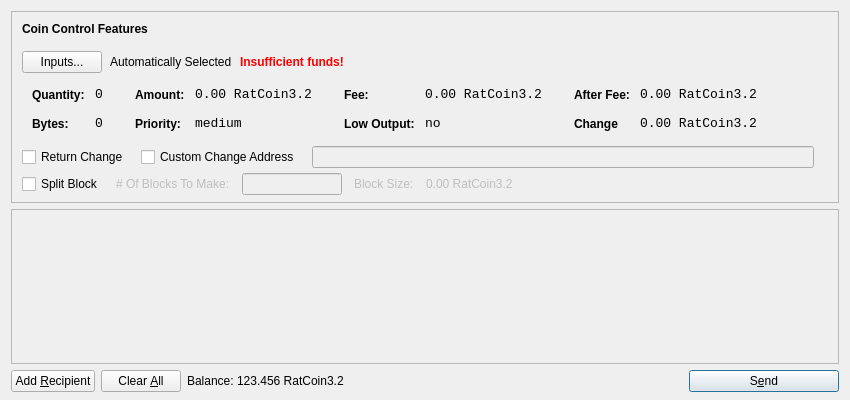
<?xml version="1.0" encoding="UTF-8"?>
<ui version="4.0">
 <class>SendCoinsDialog</class>
 <widget class="QDialog" name="SendCoinsDialog">
  <property name="geometry">
   <rect>
    <x>0</x>
    <y>0</y>
    <width>850</width>
    <height>400</height>
   </rect>
  </property>
  <property name="windowTitle">
   <string>Send Coins</string>
  </property>
  <layout class="QVBoxLayout" name="verticalLayout" stretch="0,1,0">
   <property name="bottomMargin">
    <number>8</number>
   </property>
   <item>
    <widget class="QFrame" name="frameCoinControl">
     <property name="sizePolicy">
      <sizepolicy hsizetype="Expanding" vsizetype="Expanding">
       <horstretch>0</horstretch>
       <verstretch>0</verstretch>
      </sizepolicy>
     </property>
     <property name="maximumSize">
      <size>
       <width>16777215</width>
       <height>16777215</height>
      </size>
     </property>
     <property name="frameShape">
      <enum>QFrame::StyledPanel</enum>
     </property>
     <property name="frameShadow">
      <enum>QFrame::Sunken</enum>
     </property>
     <layout class="QVBoxLayout" name="verticalLayoutCoinControl2">
      <property name="spacing">
       <number>6</number>
      </property>
      <property name="leftMargin">
       <number>0</number>
      </property>
      <property name="topMargin">
       <number>0</number>
      </property>
      <property name="rightMargin">
       <number>0</number>
      </property>
      <property name="bottomMargin">
       <number>6</number>
      </property>
      <item>
       <layout class="QVBoxLayout" name="verticalLayoutCoinControl" stretch="0,0,0,0,1">
        <property name="spacing">
         <number>0</number>
        </property>
        <property name="leftMargin">
         <number>10</number>
        </property>
        <property name="topMargin">
         <number>10</number>
        </property>
        <item>
         <layout class="QHBoxLayout" name="horizontalLayoutCoinControl1">
          <property name="bottomMargin">
           <number>15</number>
          </property>
          <item>
           <widget class="QLabel" name="labelCoinControlFeatures">
            <property name="sizePolicy">
             <sizepolicy hsizetype="Preferred" vsizetype="Maximum">
              <horstretch>0</horstretch>
              <verstretch>0</verstretch>
             </sizepolicy>
            </property>
            <property name="font">
             <font>
              <weight>75</weight>
              <bold>true</bold>
             </font>
            </property>
            <property name="styleSheet">
             <string notr="true">font-weight:bold;</string>
            </property>
            <property name="text">
             <string>Coin Control Features</string>
            </property>
           </widget>
          </item>
         </layout>
        </item>
        <item>
         <layout class="QHBoxLayout" name="horizontalLayoutCoinControl2" stretch="0,0,0,0">
          <property name="spacing">
           <number>8</number>
          </property>
          <property name="bottomMargin">
           <number>10</number>
          </property>
          <item>
           <widget class="QPushButton" name="pushButtonCoinControl">
            <property name="styleSheet">
             <string notr="true"/>
            </property>
            <property name="text">
             <string>Inputs...</string>
            </property>
           </widget>
          </item>
          <item>
           <widget class="QLabel" name="labelCoinControlAutomaticallySelected">
            <property name="text">
             <string>Automatically Selected</string>
            </property>
            <property name="margin">
             <number>5</number>
            </property>
           </widget>
          </item>
          <item>
           <widget class="QLabel" name="labelCoinControlInsuffFunds">
            <property name="font">
             <font>
              <weight>75</weight>
              <bold>true</bold>
             </font>
            </property>
            <property name="styleSheet">
             <string notr="true">color:red;font-weight:bold;</string>
            </property>
            <property name="text">
             <string>Insufficient funds!</string>
            </property>
            <property name="margin">
             <number>5</number>
            </property>
           </widget>
          </item>
          <item>
           <spacer name="horizontalSpacerCoinControl">
            <property name="orientation">
             <enum>Qt::Horizontal</enum>
            </property>
            <property name="sizeHint" stdset="0">
             <size>
              <width>40</width>
              <height>1</height>
             </size>
            </property>
           </spacer>
          </item>
         </layout>
        </item>
        <item>
         <widget class="QWidget" name="widgetCoinControl" native="true">
          <property name="sizePolicy">
           <sizepolicy hsizetype="Preferred" vsizetype="Preferred">
            <horstretch>0</horstretch>
            <verstretch>0</verstretch>
           </sizepolicy>
          </property>
          <property name="minimumSize">
           <size>
            <width>0</width>
            <height>0</height>
           </size>
          </property>
          <property name="styleSheet">
           <string notr="true"/>
          </property>
          <layout class="QHBoxLayout" name="horizontalLayoutCoinControl5">
           <property name="margin">
            <number>0</number>
           </property>
           <item>
            <layout class="QHBoxLayout" name="horizontalLayoutCoinControl3" stretch="0,0,0,1">
             <property name="spacing">
              <number>20</number>
             </property>
             <property name="topMargin">
              <number>0</number>
             </property>
             <property name="bottomMargin">
              <number>10</number>
             </property>
             <item>
              <layout class="QFormLayout" name="formLayoutCoinControl1">
               <property name="horizontalSpacing">
                <number>10</number>
               </property>
               <property name="verticalSpacing">
                <number>14</number>
               </property>
               <property name="leftMargin">
                <number>10</number>
               </property>
               <property name="topMargin">
                <number>4</number>
               </property>
               <property name="rightMargin">
                <number>6</number>
               </property>
               <item row="0" column="0">
                <widget class="QLabel" name="labelCoinControlQuantityText">
                 <property name="styleSheet">
                  <string notr="true">font-weight:bold;</string>
                 </property>
                 <property name="text">
                  <string>Quantity:</string>
                 </property>
                 <property name="margin">
                  <number>0</number>
                 </property>
                </widget>
               </item>
               <item row="0" column="1">
                <widget class="QLabel" name="labelCoinControlQuantity">
                 <property name="font">
                  <font>
                   <family>Monospace</family>
                   <pointsize>10</pointsize>
                  </font>
                 </property>
                 <property name="cursor">
                  <cursorShape>IBeamCursor</cursorShape>
                 </property>
                 <property name="contextMenuPolicy">
                  <enum>Qt::ActionsContextMenu</enum>
                 </property>
                 <property name="text">
                  <string>0</string>
                 </property>
                 <property name="margin">
                  <number>0</number>
                 </property>
                 <property name="textInteractionFlags">
                  <set>Qt::LinksAccessibleByMouse|Qt::TextSelectableByKeyboard|Qt::TextSelectableByMouse</set>
                 </property>
                </widget>
               </item>
               <item row="1" column="0">
                <widget class="QLabel" name="labelCoinControlBytesText">
                 <property name="styleSheet">
                  <string notr="true">font-weight:bold;</string>
                 </property>
                 <property name="text">
                  <string>Bytes:</string>
                 </property>
                </widget>
               </item>
               <item row="1" column="1">
                <widget class="QLabel" name="labelCoinControlBytes">
                 <property name="font">
                  <font>
                   <family>Monospace</family>
                   <pointsize>10</pointsize>
                  </font>
                 </property>
                 <property name="cursor">
                  <cursorShape>IBeamCursor</cursorShape>
                 </property>
                 <property name="contextMenuPolicy">
                  <enum>Qt::ActionsContextMenu</enum>
                 </property>
                 <property name="text">
                  <string>0</string>
                 </property>
                 <property name="textInteractionFlags">
                  <set>Qt::LinksAccessibleByMouse|Qt::TextSelectableByKeyboard|Qt::TextSelectableByMouse</set>
                 </property>
                </widget>
               </item>
              </layout>
             </item>
             <item>
              <layout class="QFormLayout" name="formLayoutCoinControl2">
               <property name="horizontalSpacing">
                <number>10</number>
               </property>
               <property name="verticalSpacing">
                <number>14</number>
               </property>
               <property name="leftMargin">
                <number>6</number>
               </property>
               <property name="topMargin">
                <number>4</number>
               </property>
               <property name="rightMargin">
                <number>6</number>
               </property>
               <item row="0" column="0">
                <widget class="QLabel" name="labelCoinControlAmountText">
                 <property name="styleSheet">
                  <string notr="true">font-weight:bold;</string>
                 </property>
                 <property name="text">
                  <string>Amount:</string>
                 </property>
                 <property name="margin">
                  <number>0</number>
                 </property>
                </widget>
               </item>
               <item row="0" column="1">
                <widget class="QLabel" name="labelCoinControlAmount">
                 <property name="font">
                  <font>
                   <family>Monospace</family>
                   <pointsize>10</pointsize>
                  </font>
                 </property>
                 <property name="cursor">
                  <cursorShape>IBeamCursor</cursorShape>
                 </property>
                 <property name="contextMenuPolicy">
                  <enum>Qt::ActionsContextMenu</enum>
                 </property>
                 <property name="text">
                  <string>0.00 RatCoin3.2</string>

                 </property>
                 <property name="textInteractionFlags">
                  <set>Qt::LinksAccessibleByMouse|Qt::TextSelectableByKeyboard|Qt::TextSelectableByMouse</set>
                 </property>
                </widget>
               </item>
               <item row="1" column="0">
                <widget class="QLabel" name="labelCoinControlPriorityText">
                 <property name="styleSheet">
                  <string notr="true">font-weight:bold;</string>
                 </property>
                 <property name="text">
                  <string>Priority:</string>
                 </property>
                </widget>
               </item>
               <item row="1" column="1">
                <widget class="QLabel" name="labelCoinControlPriority">
                 <property name="font">
                  <font>
                   <family>Monospace</family>
                   <pointsize>10</pointsize>
                  </font>
                 </property>
                 <property name="cursor">
                  <cursorShape>IBeamCursor</cursorShape>
                 </property>
                 <property name="contextMenuPolicy">
                  <enum>Qt::ActionsContextMenu</enum>
                 </property>
                 <property name="text">
                  <string>medium</string>
                 </property>
                 <property name="textInteractionFlags">
                  <set>Qt::LinksAccessibleByMouse|Qt::TextSelectableByKeyboard|Qt::TextSelectableByMouse</set>
                 </property>
                </widget>
               </item>
              </layout>
             </item>
             <item>
              <layout class="QFormLayout" name="formLayoutCoinControl3">
               <property name="horizontalSpacing">
                <number>10</number>
               </property>
               <property name="verticalSpacing">
                <number>14</number>
               </property>
               <property name="leftMargin">
                <number>6</number>
               </property>
               <property name="topMargin">
                <number>4</number>
               </property>
               <property name="rightMargin">
                <number>6</number>
               </property>
               <item row="0" column="0">
                <widget class="QLabel" name="labelCoinControlFeeText">
                 <property name="styleSheet">
                  <string notr="true">font-weight:bold;</string>
                 </property>
                 <property name="text">
                  <string>Fee:</string>
                 </property>
                 <property name="margin">
                  <number>0</number>
                 </property>
                </widget>
               </item>
               <item row="0" column="1">
                <widget class="QLabel" name="labelCoinControlFee">
                 <property name="font">
                  <font>
                   <family>Monospace</family>
                   <pointsize>10</pointsize>
                  </font>
                 </property>
                 <property name="cursor">
                  <cursorShape>IBeamCursor</cursorShape>
                 </property>
                 <property name="contextMenuPolicy">
                  <enum>Qt::ActionsContextMenu</enum>
                 </property>
                 <property name="text">
                  <string>0.00 RatCoin3.2</string>

                 </property>
                 <property name="textInteractionFlags">
                  <set>Qt::LinksAccessibleByMouse|Qt::TextSelectableByKeyboard|Qt::TextSelectableByMouse</set>
                 </property>
                </widget>
               </item>
               <item row="1" column="0">
                <widget class="QLabel" name="labelCoinControlLowOutputText">
                 <property name="styleSheet">
                  <string notr="true">font-weight:bold;</string>
                 </property>
                 <property name="text">
                  <string>Low Output:</string>
                 </property>
                </widget>
               </item>
               <item row="1" column="1">
                <widget class="QLabel" name="labelCoinControlLowOutput">
                 <property name="font">
                  <font>
                   <family>Monospace</family>
                   <pointsize>10</pointsize>
                  </font>
                 </property>
                 <property name="cursor">
                  <cursorShape>IBeamCursor</cursorShape>
                 </property>
                 <property name="contextMenuPolicy">
                  <enum>Qt::ActionsContextMenu</enum>
                 </property>
                 <property name="text">
                  <string>no</string>
                 </property>
                 <property name="textInteractionFlags">
                  <set>Qt::LinksAccessibleByMouse|Qt::TextSelectableByKeyboard|Qt::TextSelectableByMouse</set>
                 </property>
                </widget>
               </item>
              </layout>
             </item>
             <item>
              <layout class="QFormLayout" name="formLayoutCoinControl4">
               <property name="fieldGrowthPolicy"> 
                 <enum>QFormLayout::AllNonFixedFieldsGrow</enum> 
                </property>			  
               <property name="horizontalSpacing">
                <number>10</number>
               </property>
               <property name="verticalSpacing">
                <number>14</number>
               </property>
               <property name="leftMargin">
                <number>6</number>
               </property>
               <property name="topMargin">
                <number>4</number>
               </property>
               <property name="rightMargin">
                <number>6</number>
               </property>
               <item row="0" column="0">
                <widget class="QLabel" name="labelCoinControlAfterFeeText">
                 <property name="styleSheet">
                  <string notr="true">font-weight:bold;</string>
                 </property>
                 <property name="text">
                  <string>After Fee:</string>
                 </property>
                 <property name="margin">
                  <number>0</number>
                 </property>
                </widget>
               </item>
               <item row="0" column="1">
                <widget class="QLabel" name="labelCoinControlAfterFee">
                 <property name="font">
                  <font>
                   <family>Monospace</family>
                   <pointsize>10</pointsize>
                  </font>
                 </property>
                 <property name="cursor">
                  <cursorShape>IBeamCursor</cursorShape>
                 </property>
                 <property name="contextMenuPolicy">
                  <enum>Qt::ActionsContextMenu</enum>
                 </property>
                 <property name="text">
                  <string>0.00 RatCoin3.2</string>

                 </property>
                 <property name="textInteractionFlags">
                  <set>Qt::LinksAccessibleByMouse|Qt::TextSelectableByKeyboard|Qt::TextSelectableByMouse</set>
                 </property>
                </widget>
               </item>
               <item row="1" column="0">
                <widget class="QLabel" name="labelCoinControlChangeText">
                 <property name="styleSheet">
                  <string notr="true">font-weight:bold;</string>
                 </property>
                 <property name="text">
                  <string>Change</string>
                 </property>
                </widget>
               </item>
               <item row="1" column="1">
                <widget class="QLabel" name="labelCoinControlChange">
                 <property name="font">
                  <font>
                   <family>Monospace</family>
                   <pointsize>10</pointsize>
                  </font>
                 </property>
                 <property name="cursor">
                  <cursorShape>IBeamCursor</cursorShape>
                 </property>
                 <property name="contextMenuPolicy">
                  <enum>Qt::ActionsContextMenu</enum>
                 </property>
                 <property name="text">
                  <string>0.00 RatCoin3.2</string>

                 </property>
                 <property name="textInteractionFlags">
                  <set>Qt::LinksAccessibleByMouse|Qt::TextSelectableByKeyboard|Qt::TextSelectableByMouse</set>
                 </property>
                </widget>
               </item>
              </layout>
             </item>
            </layout>
           </item>
          </layout>
         </widget>
        </item>
        <item>
        <layout class="QHBoxLayout" name="horizontalLayoutCoinControl4" stretch="0,0,0,0">
          <property name="spacing">
           <number>12</number>
          </property>
          <property name="sizeConstraint">
           <enum>QLayout::SetDefaultConstraint</enum>
          </property>
          <property name="topMargin">
           <number>5</number>
          </property>
          <property name="rightMargin">
           <number>5</number>
          </property>
          <item>
		  <widget class="QCheckBox" name="returnChangeCheckBox">
 		  <property name="text">
 		  <string>Return Change</string>
 		  </property>
		  </widget>
 		  </item>
 		  <item>		  
           <widget class="QCheckBox" name="checkBoxCoinControlChange">
            <property name="text">
             <string>Custom Change Address</string>
            </property>
           </widget>
          </item>
          <item>
           <widget class="QLineEdit" name="lineEditCoinControlChange">
            <property name="enabled">
             <bool>false</bool>
            </property>
            <property name="sizePolicy">
             <sizepolicy hsizetype="Expanding" vsizetype="Fixed">
              <horstretch>0</horstretch>
              <verstretch>0</verstretch>
             </sizepolicy>
            </property>
           </widget>
          </item>
          <item>
           <widget class="QLabel" name="labelCoinControlChangeLabel">
            <property name="sizePolicy">
             <sizepolicy hsizetype="Preferred" vsizetype="Expanding">
              <horstretch>0</horstretch>
              <verstretch>0</verstretch>
             </sizepolicy>
            </property>
            <property name="minimumSize">
             <size>
              <width>0</width>
              <height>0</height>
             </size>
            </property>
            <property name="text">
             <string/>
            </property>
            <property name="margin">
             <number>3</number>
            </property>
           </widget>
          </item>
         </layout>
        </item>
        <item>
         <layout class="QHBoxLayout" name="horizontalLayoutCoinControl4a" stretch="0,0,0,0">
           <property name="alignment" >
          <set>Qt::AlignLeft</set>
           </property>
           <property name="spacing">
            <number>12</number>
           </property>
           <property name="sizeConstraint">
            <enum>QLayout::SetDefaultConstraint</enum>
           </property>
           <property name="topMargin">
            <number>5</number>
           </property>
           <property name="rightMargin">
            <number>5</number>
           </property>
            <item> 
            <widget class="QCheckBox" name="splitBlockCheckBox"> 
             <property name="text"> 
              <string>Split Block</string> 
             </property> 
            </widget> 
           </item> 
           <item> 
            <widget class="QLabel" name="labelBlocksToMakeText"> 
             <property name="enabled"> 
              <bool>false</bool> 
             </property> 
             <property name="text"> 
              <string># Of Blocks To Make:</string> 
             </property> 
            </widget> 
           </item>
           <item> 
            <widget class="QLineEdit" name="splitBlockLineEdit"> 
             <property name="enabled"> 
              <bool>false</bool> 
             </property> 
             <property name="sizePolicy"> 
              <sizepolicy hsizetype="Fixed" vsizetype="Fixed"> 
               <horstretch>0</horstretch> 
               <verstretch>0</verstretch> 
              </sizepolicy> 
             </property> 
             <property name="maximumSize"> 
              <size> 
               <width>100</width> 
               <height>16777215</height> 
              </size> 
             </property> 
            </widget> 
           </item> 
           <item> 
            <widget class="QLabel" name="labelBlockSizeText"> 
             <property name="enabled"> 
              <bool>false</bool> 
             </property> 
             <property name="text"> 
              <string>Block Size:</string> 
             </property> 
            </widget> 
           </item> 
           <item> 
            <widget class="QLabel" name="labelBlockSize"> 
             <property name="enabled"> 
              <bool>false</bool> 
             </property> 
             <property name="text"> 
              <string>0.00 RatCoin3.2</string> 

             </property>
            </widget> 
            </item>
          </layout>
         </item>
         <item>		
         <spacer name="verticalSpacerCoinControl">
          <property name="orientation">
           <enum>Qt::Vertical</enum>
          </property>
          <property name="sizeHint" stdset="0">
           <size>
            <width>800</width>
            <height>1</height>
           </size>
          </property>
         </spacer>
        </item>
       </layout>
      </item>
     </layout>
    </widget>
   </item>
   <item>
    <widget class="QScrollArea" name="scrollArea">
     <property name="widgetResizable">
      <bool>true</bool>
     </property>
     <widget class="QWidget" name="scrollAreaWidgetContents">
      <property name="geometry">
       <rect>
        <x>0</x>
        <y>0</y>
        <width>830</width>
        <height>172</height>
       </rect>
      </property>
      <layout class="QVBoxLayout" name="verticalLayout_2">
       <property name="margin">
        <number>0</number>
       </property>
       <item>
        <layout class="QVBoxLayout" name="entries">
         <property name="spacing">
          <number>6</number>
         </property>
        </layout>
       </item>
       <item>
        <spacer name="verticalSpacer">
         <property name="orientation">
          <enum>Qt::Vertical</enum>
         </property>
         <property name="sizeHint" stdset="0">
          <size>
           <width>20</width>
           <height>40</height>
          </size>
         </property>
        </spacer>
       </item>
      </layout>
     </widget>
    </widget>
   </item>
   <item>
    <layout class="QHBoxLayout" name="horizontalLayout">
     <item>
      <widget class="QPushButton" name="addButton">
       <property name="toolTip">
        <string>Send to multiple recipients at once</string>
       </property>
       <property name="text">
        <string>Add &amp;Recipient</string>
       </property>
       <property name="icon">
        <iconset resource="../bitcoin.qrc">
         <normaloff>:/icons/add</normaloff>:/icons/add</iconset>
       </property>
       <property name="autoDefault">
        <bool>false</bool>
       </property>
      </widget>
     </item>
     <item>
      <widget class="QPushButton" name="clearButton">
       <property name="sizePolicy">
        <sizepolicy hsizetype="Minimum" vsizetype="Fixed">
         <horstretch>0</horstretch>
         <verstretch>0</verstretch>
        </sizepolicy>
       </property>
       <property name="toolTip">
        <string>Remove all transaction fields</string>
       </property>
       <property name="text">
        <string>Clear &amp;All</string>
       </property>
       <property name="icon">
        <iconset resource="../bitcoin.qrc">
         <normaloff>:/icons/remove</normaloff>:/icons/remove</iconset>
       </property>
       <property name="autoRepeatDelay">
        <number>300</number>
       </property>
       <property name="autoDefault">
        <bool>false</bool>
       </property>
      </widget>
     </item>
     <item>
      <layout class="QHBoxLayout" name="horizontalLayout_2">
       <property name="spacing">
        <number>3</number>
       </property>
       <item>
        <widget class="QLabel" name="label">
         <property name="sizePolicy">
          <sizepolicy hsizetype="Preferred" vsizetype="Fixed">
           <horstretch>0</horstretch>
           <verstretch>0</verstretch>
          </sizepolicy>
         </property>
         <property name="text">
          <string>Balance:</string>
         </property>
        </widget>
       </item>
       <item>
        <widget class="QLabel" name="labelBalance">
         <property name="sizePolicy">
          <sizepolicy hsizetype="Preferred" vsizetype="Fixed">
           <horstretch>0</horstretch>
           <verstretch>0</verstretch>
          </sizepolicy>
         </property>
         <property name="cursor">
          <cursorShape>IBeamCursor</cursorShape>
         </property>
         <property name="text">
          <string>123.456 RatCoin3.2</string>

         </property>
         <property name="textInteractionFlags">
          <set>Qt::LinksAccessibleByMouse|Qt::TextSelectableByKeyboard|Qt::TextSelectableByMouse</set>
         </property>
        </widget>
       </item>
      </layout>
     </item>
     <item>
      <spacer name="horizontalSpacer">
       <property name="orientation">
        <enum>Qt::Horizontal</enum>
       </property>
       <property name="sizeHint" stdset="0">
        <size>
         <width>40</width>
         <height>20</height>
        </size>
       </property>
      </spacer>
     </item>
     <item>
      <widget class="QPushButton" name="sendButton">
       <property name="minimumSize">
        <size>
         <width>150</width>
         <height>0</height>
        </size>
       </property>
       <property name="toolTip">
        <string>Confirm the send action</string>
       </property>
       <property name="text">
        <string>S&amp;end</string>
       </property>
       <property name="icon">
        <iconset resource="../bitcoin.qrc">
         <normaloff>:/icons/send</normaloff>:/icons/send</iconset>
       </property>
       <property name="default">
        <bool>true</bool>
       </property>
      </widget>
     </item>
    </layout>
   </item>
  </layout>
 </widget>
 <resources>
  <include location="../bitcoin.qrc"/>
 </resources>
 <connections/>
</ui>
